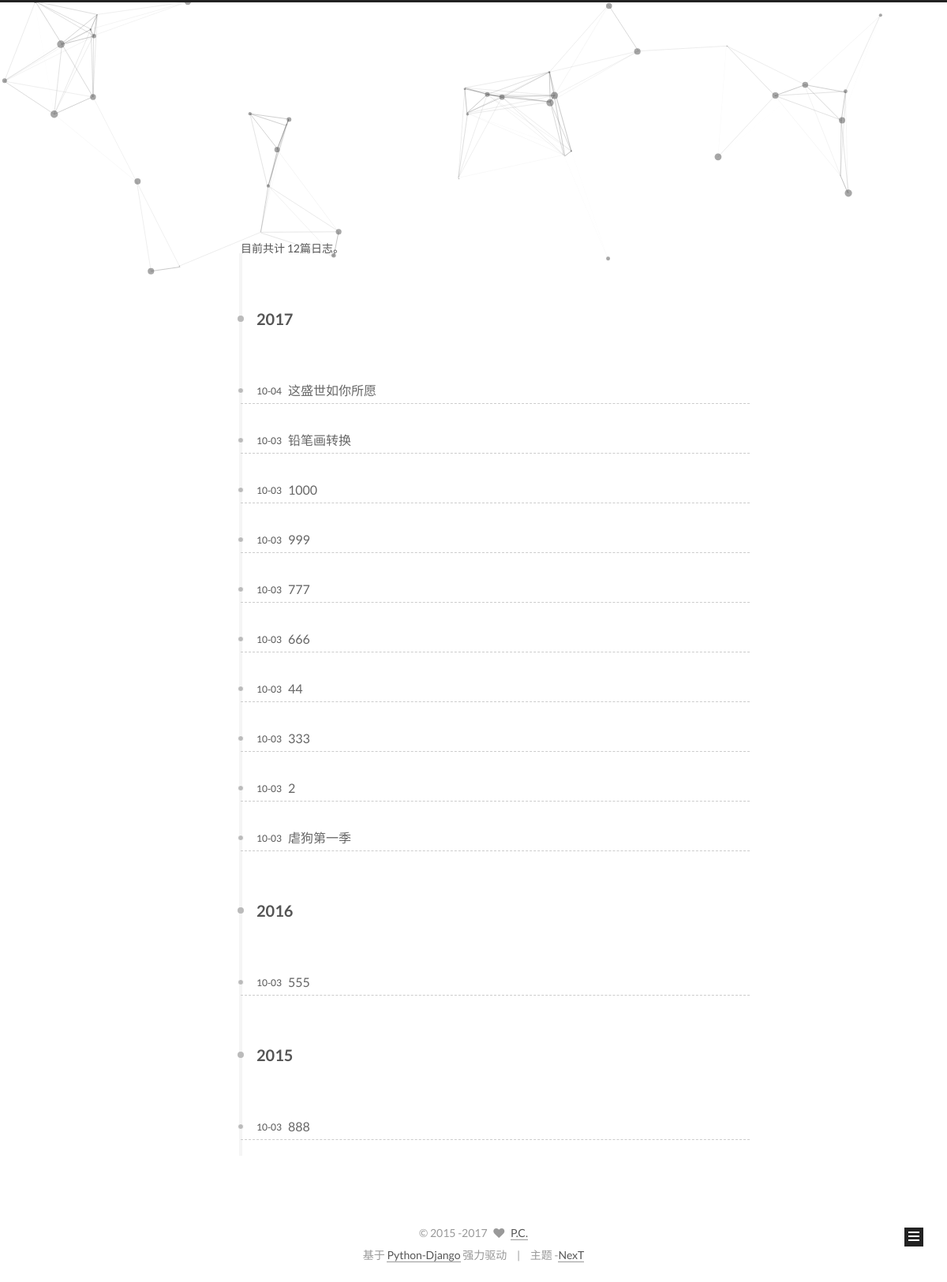
/archives/, run on the app's committed database.
### blog/models.py (models this page shows, shortened)
class Post(models.Model):
    title = models.CharField(max_length = 150)
    author = models.CharField(max_length=150)
    timestamp = models.DateTimeField()
    content = models.TextField()
    category = models.ForeignKey(Category, null=True, blank=True)
    tags = models.ManyToManyField(Tag,null=True, blank=True)

### blog/views.py (the view)
# urls.py: url(r'^archives/$',views.archives, name= 'archives')
@page_template('archives_list.html')
def archives(request, template = 'archives.html', extra_context = None):
    count = {
        'post' : Post.objects.count(),
        'category' : Category.objects.count()
    }
    posts = Post.objects.order_by('-timestamp')
    year = 0
    for post in posts:
        if post.timestamp.year == year:
            post.flag = 0
        else:
            post.flag = 1
        year = post.timestamp.year
    context = {
        'count' : count,
        'posts': posts,
    }
    if extra_context is not None:
        context.update(extra_context)
    return render(request,template, context)

### blog/templates/archives.html (shortened to what this page needs)
{% extends "base.html" %}
{% block mainbody %}
<section id="posts" class="posts-collapse">
    <span class="archive-page-counter">
        目前共计 {{ count.post }}篇日志。
    </span>
{% include "archives_list.html" %}
  </section>
{% endblock %}

### blog/templates/base.html (shortened to what this page needs)
{% load static %}
<!doctype html>
<html class="theme-next muse use-motion" lang="zh-Hans">
<head>
    <link href="/static/js/fancybox/source/jquery.fancybox.css?v=2.1.5" rel="stylesheet" type="text/css"/>
    <link href="/static/css/font-awesome/css/font-awesome.min.css?v=4.6.2" rel="stylesheet" type="text/css"/>
    <link href="/static/css/main.css?v=5.1.1' " rel="stylesheet" type="text/css"/>
    <link href="/static/css/mycss.css " rel="stylesheet" type="text/css"/>
</head>
<body itemscope itemtype="http://schema.org/WebPage" lang="zh-Hans">
<div class="container sidebar-position-left page-home ">
    <header id="header" class="header" itemscope itemtype="http://schema.org/WPHeader">
            <div id="particles-js"></div>
        <div class="header-inner">
            <div class="site-brand-wrapper">
                <div class="site-meta ">
                    <div class="custom-logo-site-title">
                    </div>
                </div>
            </div>
            <nav class="site-nav">
                <ul id="menu" class="menu">
                </ul>
            </nav>
        </div>
    </header>
    <main id="main" class="main">
        <div class="main-inner">
                {% block mainbody %}
                {% endblock %}
            <div class="sidebar-toggle">
                <div class="sidebar-toggle-line-wrap">
                    <span class="sidebar-toggle-line sidebar-toggle-line-first"></span>
                    <span class="sidebar-toggle-line sidebar-toggle-line-middle"></span>
                    <span class="sidebar-toggle-line sidebar-toggle-line-last"></span>
                </div>
            </div>
        </div>
    </main>
    <footer id="footer" class="footer">
        <div class="footer-inner">
            <div class="copyright">
                &copy; 2015 -<span itemprop="copyrightYear">2017</span>
                <span class="with-love">
    <i class="fa fa-heart"></i>
  </span>
                <span class="author" itemprop="copyrightHolder"><a href="/admin">P.C.</a></span>
            </div>
            <div class="powered-by">
                基于 <a class="theme-link" href="#">Python-Django</a> 强力驱动
            </div>
            <div class="theme-info">
                主题 -<a class="theme-link" href="#">NexT</a>
            </div>
        </div>
    </footer>
</div>
</body>
</html>

### blog/templates/archives_list.html (shortened to what this page needs)
    {% load el_pagination_tags %}
{% for post in posts %}
        {% if post.flag == 1 %}
        <div class="collection-title">
          <h2 class="archive-year motion-element" id="archive-year-2016" style="opacity: 1; display: block; transform: translateX(0px);">{{ post.timestamp|date:"Y" }}</h2>
        </div>
        {% endif %}
  <article class="post post-type-normal" itemscope="" itemtype="http://schema.org/Article" style="opacity: 1; display: block; transform: translateY(0px);">
    <header class="post-header">
      <h1 class="post-title">
            <a class="post-title-link" href="/{{ post.timestamp|date:"Ymd" }}/{{ post.id }}" itemprop="url">
                <span itemprop="name">{{ post.title }}</span>
            </a>
      </h1>
      <div class="post-meta">
        <time class="post-time" itemprop="dateCreated" datetime="{{ post.timestamp }}" content="{{ post.timestamp|date:"Y-m-d" }}">
          {{ post.timestamp|date:"m-d" }}
        </time>
      </div>
    </header>
  </article>
{% endfor %}

### blog/static/css/main.css (style rules this page uses)
html { font-family:sans-serif;-ms-text-size-adjust:100%;-webkit-text-size-adjust:100% }
body { margin:0 }
article,aside,details,figcaption,figure,footer,header,hgroup,main,menu,nav,section,summary { display:block }
a { background-color:transparent }
h1 { font-size:2em;margin:0.67em 0 }
body { position:relative;font-family:"Lato","PingFang SC","Microsoft YaHei",sans-serif;font-size:14px;line-height:2;color:#555;background:#fff }
h1,h2,h3,h4,h5,h6 { margin:0;padding:0;font-weight:bold;line-height:1.5;font-family:"Lato","PingFang SC","Microsoft YaHei",sans-serif }
h2,h3,h4,h5,h6 { margin:20px 0 15px }
h1 { font-size:22px }
h2 { font-size:20px }
a { color:#555;text-decoration:none;border-bottom:1px solid #999;word-wrap:break-word }
.use-motion .motion-element { opacity:0 }
html,body { height:100% }
.container { position:relative;min-height:100% }
.header-inner { margin:0 auto;padding:100px 0 70px;width:700px }
.main { padding-bottom:150px }
.main-inner { margin:0 auto;width:700px }
.footer { position:absolute;left:0;bottom:0;width:100%;min-height:50px }
.footer-inner { box-sizing:border-box;margin:20px auto;width:700px }
.header { background:transparent }
.header-inner { position:relative }
.site-meta { margin:0;text-align:center }
@media (min-width: 992px) { .site-nav { display:block !important } }
.menu { margin-top:20px;padding-left:0;text-align:center }
.posts-collapse { position:relative;z-index:1010;margin-left:55px }
.posts-collapse::after { content:" ";position:absolute;top:20px;left:0;margin-left:-2px;width:4px;height:100%;background:#f5f5f5;z-index:-1 }
.posts-collapse .collection-title { position:relative;margin:60px 0 }
.posts-collapse .collection-title h1,.posts-collapse .collection-title h2 { margin-left:20px }
.posts-collapse .collection-title::before { content:" ";position:absolute;left:0;top:50%;margin-left:-4px;margin-top:-4px;width:8px;height:8px;background:#bbb;border-radius:50% }
.posts-collapse .post { margin:30px 0 }
.posts-collapse .post-header { position:relative;transition-duration:0.2s;transition-timing-function:ease-in-out;transition-delay:0s;transition-property:border;border-bottom:1px dashed #ccc }
.posts-collapse .post-header::before { content:" ";position:absolute;left:0;top:12px;width:6px;height:6px;margin-left:-4px;background:#bbb;border-radius:50%;border:1px solid white;transition-duration:0.2s;transition-timing-function:ease-in-out;transition-delay:0s;transition-property:background }
.posts-collapse .post-meta { position:absolute;font-size:12px;left:20px;top:5px }
.posts-collapse .post-title { margin-left:60px;font-size:16px;font-weight:normal;line-height:inherit }
.posts-collapse .post-title::after { margin-left:3px;opacity:0.6 }
.posts-collapse .post-title a { color:#666;border-bottom:none }
.sidebar-toggle { position:fixed;right:30px;bottom:45px;width:14px;height:14px;padding:5px;background:#222;line-height:0;z-index:1050;cursor:pointer;-webkit-transform:translateZ(0) }
.sidebar-toggle-line { position:relative;display:inline-block;vertical-align:top;height:2px;width:100%;background:white;margin-top:3px }
.sidebar-toggle-line:first-child { margin-top:0 }
.footer { font-size:14px;color:#999 }
.footer-inner { text-align:center }
.with-love { display:inline-block;margin:0 5px }
.powered-by,.theme-info { display:inline-block }
.powered-by { margin-right:10px }
.powered-by::after { content:"|";padding-left:10px }
.fa { font-family:FontAwesome !important }
.use-motion .post { opacity:0 }

### blog/static/css/mycss.css (style rules this page uses)
#particles-js { position: absolute; width: 100%; height: 350px; background-repeat: repeat; background-size: cover; background-position: 50% 50%; opacity: 0.8; }

### data on the page
Post: timestamp "2017", title "这盛世如你所愿", timestamp "10-04"
Post: title "铅笔画转换", timestamp "10-03"
Post: title "1000", timestamp "10-03"
Post: title "999", timestamp "10-03"
Post: title "777", timestamp "10-03"
Post: title "666", timestamp "10-03"
Post: title "44", timestamp "10-03"
Post: title "333", timestamp "10-03"
Post: title "2", timestamp "10-03"
Post: title "虐狗第一季", timestamp "10-03"
Post: timestamp "2016", title "555", timestamp "10-03"
Post: timestamp "2015", title "888", timestamp "10-03"

### other printed values
{{ count.post }} "12"
